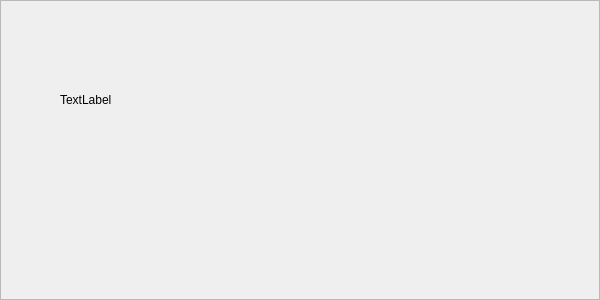
<?xml version="1.0" encoding="UTF-8"?>
<ui version="4.0">
 <class>Frame</class>
 <widget class="QFrame" name="Frame">
  <property name="geometry">
   <rect>
    <x>0</x>
    <y>0</y>
    <width>600</width>
    <height>300</height>
   </rect>
  </property>
  <property name="windowTitle">
   <string>Frame</string>
  </property>
  <property name="frameShape">
   <enum>QFrame::StyledPanel</enum>
  </property>
  <property name="frameShadow">
   <enum>QFrame::Raised</enum>
  </property>
  <property name="UIWaiting" stdset="0">
   <string>true</string>
  </property>
  <widget class="QLabel" name="label">
   <property name="geometry">
    <rect>
     <x>60</x>
     <y>40</y>
     <width>480</width>
     <height>120</height>
    </rect>
   </property>
   <property name="text">
    <string>TextLabel</string>
   </property>
   <property name="UIText" stdset="0">
    <string>110401</string>
   </property>
   <property name="UIClass" stdset="0">
    <string>wtext</string>
   </property>
  </widget>
 </widget>
 <resources/>
 <connections/>
</ui>
